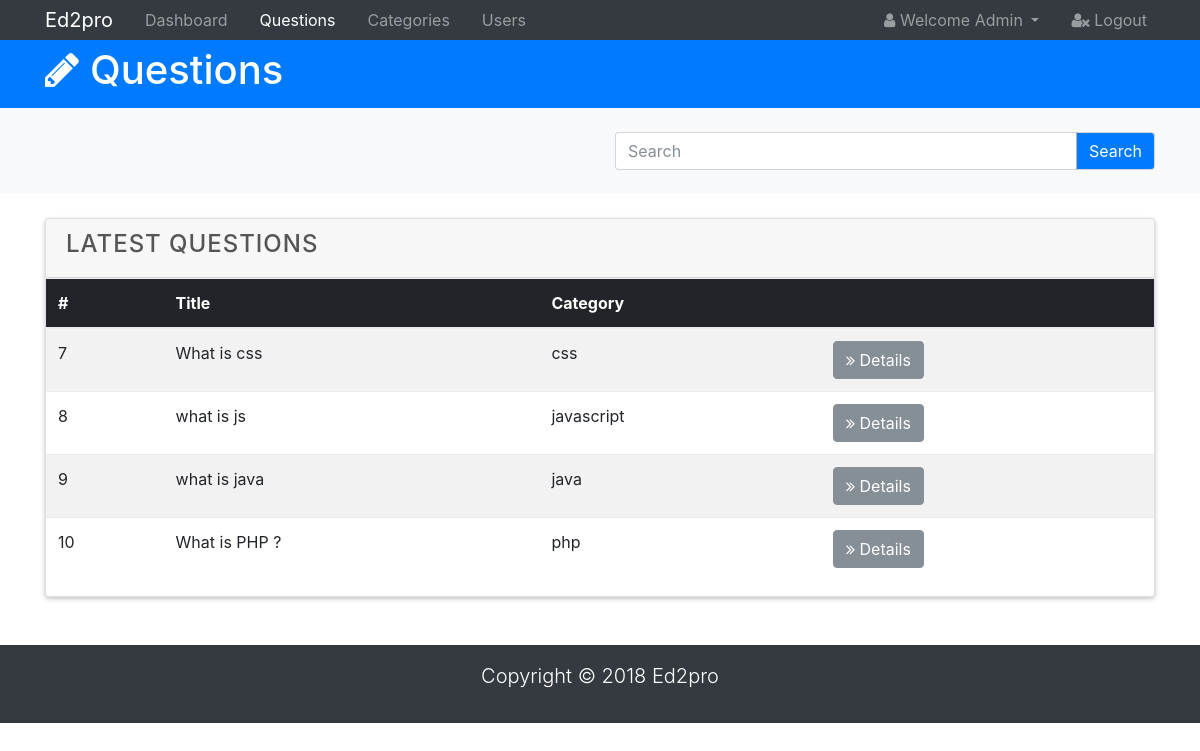
/admin/questions.php (signed in), run on an earlier commit of the app's database.
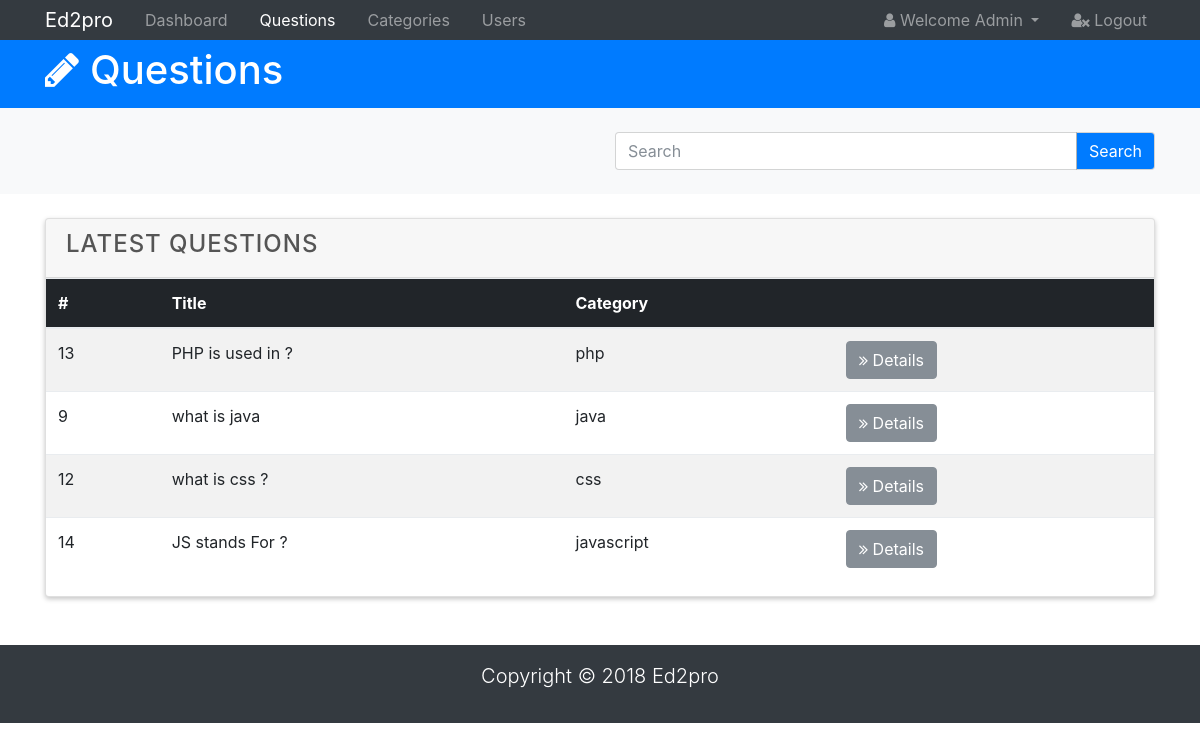
And on a later commit of the database.
### tables this page shows
CREATE TABLE `question` (
  `que_id` int(20) NOT NULL,
  `sub_id` int(20) NOT NULL,
  `que_title` varchar(255) NOT NULL,
  `option_one` varchar(255) NOT NULL,
  `option_two` varchar(255) NOT NULL,
  `option_three` varchar(255) NOT NULL,
  `option_four` varchar(255) NOT NULL,
  `answer` varchar(255) NOT NULL,
  `answer_desc` varchar(255) NOT NULL
);

CREATE TABLE `subject` (
  `sub_id` int(20) NOT NULL,
  `sub_name` varchar(50) NOT NULL,
  `sub_status` int(10) NOT NULL DEFAULT '1'
);

### admin/questions.php (the view, shortened to what this page needs)
<!DOCTYPE html>
<html lang="en">
<head>
  <link rel="stylesheet" href="css/font-awesome.min.css">
  <link rel="stylesheet" href="css/bootstrap.css">
  <link rel="stylesheet" href="css/style.css">
</head>
<body>
  <nav class="navbar navbar-expand-sm navbar-dark bg-dark p-0">
    <div class="container">
      <a href="index.php" class="navbar-brand">Ed2pro</a>
      <div class="collapse navbar-collapse" id="navbarNav">
        <ul class="navbar-nav">
          <li class="nav-item px-2">
            <a href="index.php" class="nav-link">Dashboard</a>
          </li>
          <li class="nav-item px-2">
            <a href="questions.php" class="nav-link active">Questions</a>
          </li>
          <li class="nav-item px-2">
            <a href="categories.php" class="nav-link">Categories</a>
          </li>
          <li class="nav-item px-2">
            <a href="users.php" class="nav-link">Users</a>
          </li>
        </ul>
        <ul class="navbar-nav ml-auto">
          <li class="nav-item dropdown mr-3">
            <a href="#" class="nav-link dropdown-toggle" data-toggle="dropdown">
              <i class="fa fa-user"></i> Welcome <span id="user">Admin</span>
            </a>
          </li>
          <li class="nav-item">
            <a href="logout.php" class="nav-link">
              <i class="fa fa-user-times"></i> Logout
            </a>
          </li>
        </ul>
      </div>
    </div>
  </nav>
  <header id="main-header" class="py-2 bg-primary text-white">
    <div class="container">
      <div class="row">
        <div class="col-md-6">
          <h1><i class="fa fa-pencil"></i> Questions </h1>
        </div>
      </div>
    </div>
  </header>
  <section id="action" class="py-4 mb-4 bg-light">
    <div class="container">
      <div class="row">
        <div class="col-md-6 ml-auto">
          <div class="input-group">
            <input type="text" class="form-control" placeholder="Search">
            <span class="input-group-btn">
              <button class="btn btn-primary">Search</button>
            </span>
          </div>
        </div>
      </div>
    </div>
  </section>
  <section id="posts">
    <div class="container">
      <div class="row">
        <div class="col">
          <div class="card">
            <div class="card-header">
              <h4>Latest Questions</h4>
            </div>
            <table class="table table-striped">
              <thead class="thead-inverse">
                <tr>
                  <th>#</th>
                  <th>Title</th>
                  <th>Category</th>
                  <th></th>
                </tr>
              </thead>
              <tbody>
              <?php
include './includes/db.inc.php';
$q2 = 'SELECT * FROM `question`,`subject` WHERE `question`.`sub_id` = `subject`.`sub_id` ';
$result = mysqli_query($conn, $q2);
     while($row = mysqli_fetch_array($result)){
        echo '<tr>';
        echo '<td scope="row">';
        echo $row['que_id'];
        echo '</td>';
        echo '<td>';
        echo $row['que_title'];
        echo '</td>';
        echo '<td>';
        echo $row['sub_name'];
        echo '</td>';
        echo '<td>';
        echo "<a href='details.php?questionID=".$row['que_id']."' class='btn btn-secondary'>
                                        <i class='fa fa-angle-double-right'></i> Details
                                    </a>";
        echo '</td>';
        echo '</tr>';
      }
?>
              </tbody>
            </table>
          </div>
        </div>
      </div>
    </div>
  </section>
  <footer id="main-footer" class="bg-dark text-white mt-5 p-3">
    <div class="conatiner">
      <div class="row">
        <div class="col">
          <p class="lead text-center">Copyright &copy; 2018 Ed2pro</p>
        </div>
      </div>
    </div>
  </footer>
</body>
</html>

What changed in the data, as far as the page shows it:
removed question: que_id "7", que_title "What is css", sub.sub_name "css"
removed question: que_id "8", que_title "what is js", sub.sub_name "javascript"
removed question: que_id "10", que_title "What is PHP ?", sub.sub_name "php"
added question: que_id "13", que_title "PHP is used in ?", sub.sub_name "php"
added question: que_id "12", que_title "what is css ?", sub.sub_name "css"
added question: que_id "14", que_title "JS stands For ?", sub.sub_name "javascript"
